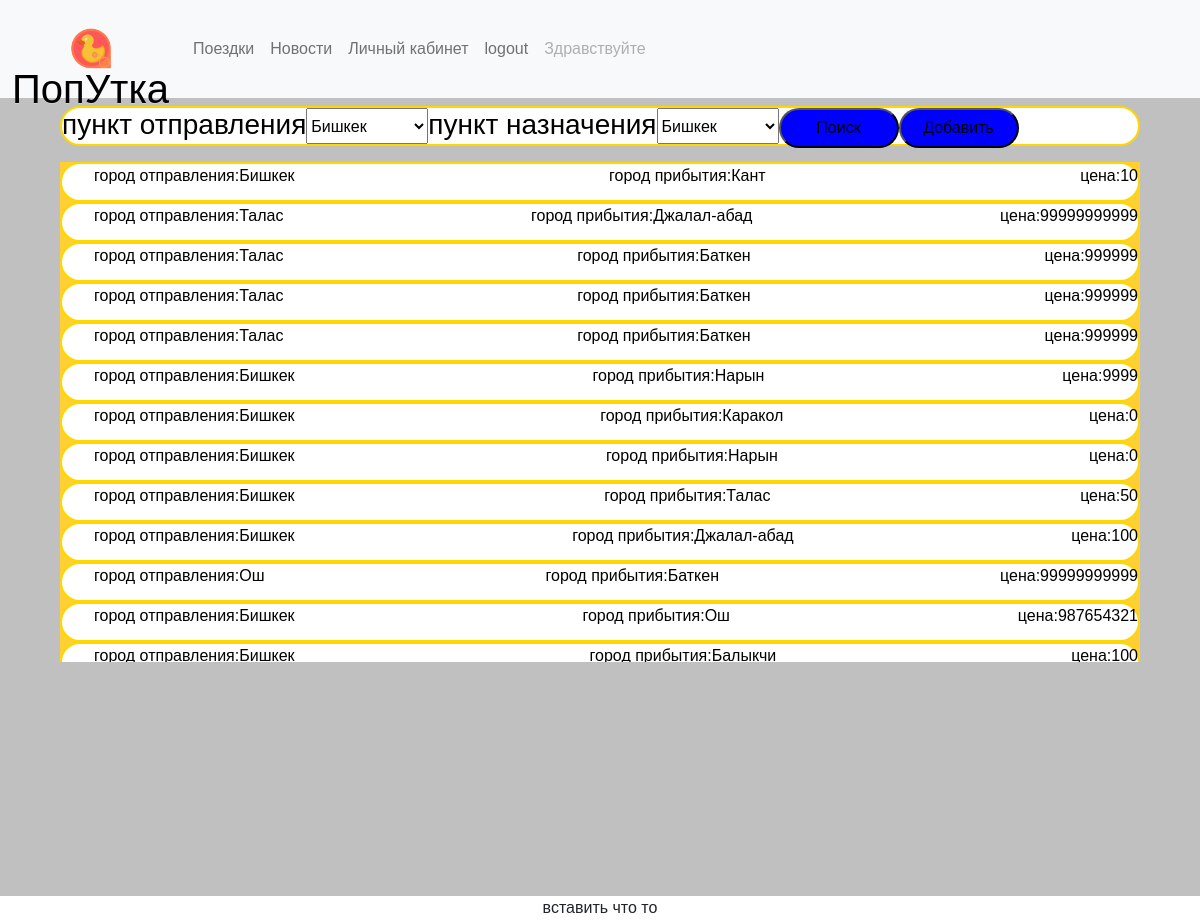
The app's page /travel/ (signed in) with its own data.
### travel/models.py (models this page shows, shortened)
class Travel(models.Model):
    PLACE_CHOICES = [
    ('Бишкек', 'Бишкек'),
    ('Кант', 'Кант'),
    ('Балыкчи', 'Балыкчи'),
    ('Каракол', 'Каракол'),
    ('Талас', 'Талас'),
    ('Нарын', 'Нарын'),
    ('Джалал-абад', 'Джалал-абад'),
    ('Ош', 'Ош'),
    ('Баткен', 'Баткен')
]
    Name = models.CharField('Ваше имя',max_length=20)
    Phonenumber = models.IntegerField('Номер телефона',)
    CarNumber = models.CharField('Номер авто',max_length= 8)
    DateOfRegister = models.DateField('дата поездки(год-месяц-день)')
    AutoModel = models.CharField('Модель авто',max_length=40)
    Description = models.TextField('Примечание',)
    NumOfSits = models.IntegerField('Колиество мест',)
    Start = models.CharField('Пункт отправки',max_length=100,choices=PLACE_CHOICES, default=1)
    Destonation = models.CharField('Пункт назначения',max_length=100,choices=PLACE_CHOICES, default=1)
    Verified = models.BooleanField(default=False)
    Price = models.IntegerField(default=0)

### travel/views.py (the view)
# urls.py: path('travel/', travel, name='travel'),
def travel(request):
    Form = TravelParameters
    travel = Travel.objects.all()
    return render(request, 'travel/travel.html',{'travel':travel,'Form':Form})

### templates/travel/travel.html (shortened to what this page needs)
{% extends 'base.html' %}
{% load static %}
{% block head %}
<link href="{% static 'index.css'%}" rel="stylesheet">
<link rel="stylesheet" href="{% static 'main.css'%}">
{% endblock %}
{% block content %}
<main>
    <div id="main_space">
        <div id="content">
               <form action="/travel_filter/" id="search_form" method="GET">
                    <div class="select_box">
                        <h3>пункт отправления</h3>
                        <select name="S">
                             <option>Бишкек</option>
                        </select>
                    </div>
                    <div class="select_box">
                        <h3>пункт назначения</h3>
                        <select name="D">
                            <option>Бишкек</option>
                       </select>
                    </div>
                    <button type="submit">Поиск</button>
                    {% if user.is_authenticated %}
                    <a href="/travel_new"><button type="button">Добавить</button></a>
                    {% endif %}
                </form>
            <div id="overflow">
                {% for one_travel in travel%}
                <a href="{{one_travel.pk}}/">
                    <div class="travel_div">
                        <ul class="travel_list">
                            <li>город отправления:{{one_travel.Start}}</li>
                            <li>город прибытия:{{one_travel.Destonation}}</li>
                            <li>цена:{{one_travel.Price}}</li>
                        </ul>
                    </div>
                </a>
                {%endfor%}
            </div>
        </div>
    </div>
</main>
<footer>
    <div>вставить что то</div>
</footer>
{% endblock %}

### static/index.css (style rules this page uses)
body { font-family: 'Raleway', sans-serif; text-align:center; margin:0px; padding:0px; }
main { margin-top: 130px; animation: loadIn 0.75s; }
h1,h2,h3 { text-align: center; color: black; }

### static/main.css (style rules this page uses)
main { margin-top: 8vw; }
#main_space { display: inline-block; background-color: silver; height: 100%; width: 100%; }
button { float: left; width:120px; height: 40px; border-radius:20px; background-color: blue; }
#content { display: inline-block; width: 90%; height: 90%; padding-top: 10px; padding-bottom: 10px; }
#search_form { display:flex; justify-content:start; background-color:white; border: 2px solid gold; border-radius:20px; height: 40px; }
.select_box { display:flex; flex-direction:row; }
#overflow { width: 100%; height: 500px; background-color: rgb(255, 207, 51); overflow: scroll; }
a { text-decoration:none; color: black; }
.travel_div { background-color:white; border: 2px solid gold; border-radius:20px; height: 40px; }
li { list-style:none; }
.travel_list { display:flex; flex-direction:row; justify-content:space-between; }

### records on screen
Travel: Start "Бишкек", Destonation "Кант", Price "10"
Travel: Start "Талас", Destonation "Джалал-абад", Price "99999999999"
Travel: Start "Талас", Destonation "Баткен", Price "999999"
Travel: Start "Талас", Destonation "Баткен", Price "999999"
Travel: Start "Талас", Destonation "Баткен", Price "999999"
Travel: Start "Бишкек", Destonation "Нарын", Price "9999"
Travel: Start "Бишкек", Destonation "Каракол", Price "0"
Travel: Start "Бишкек", Destonation "Нарын", Price "0"
Travel: Start "Бишкек", Destonation "Талас", Price "50"
Travel: Start "Бишкек", Destonation "Джалал-абад", Price "100"
Travel: Start "Ош", Destonation "Баткен", Price "99999999999"
Travel: Start "Бишкек", Destonation "Ош", Price "987654321"
Travel: Start "Бишкек", Destonation "Балыкчи", Price "100"
